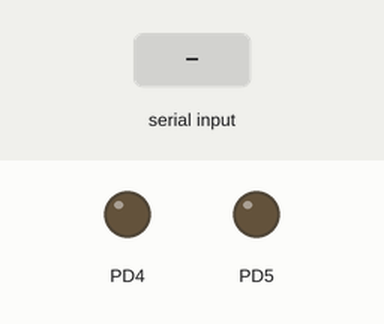
Recording of a program running on a simulated ATmega32, built with avr-gcc and emulated at 16 MHz (the files do not name the chip). Shown: output pins drawn as LEDs (lit = HIGH). The test bench sets the inputs (shaded band).

Above: at 1.2 s.
1.3 s: "1" received over Serial
At 2.5 s:
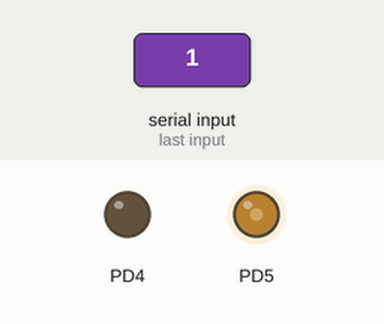
2.8 s: "0" received over Serial
At 3.9 s:
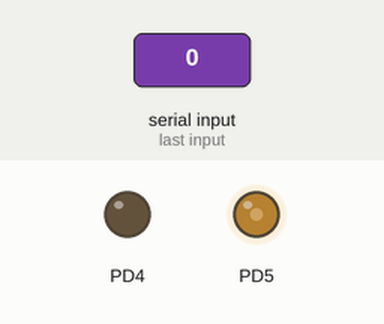
Timing chart, 0 to 5.8 s (numbered marks = the images above; inputs shaded):
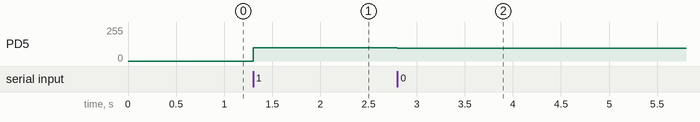

The program:

main.c
```c
/*
 * main.c
 *
 *  Created on: Apr 21, 2017
 *      Author: Mohamed Tarek
 */
#undef F_CPU
#define FCPU 16000000ul
#include "DIO.h"
#include "Registers.h"
#include "Datatypes.h"
#include "avr/interrupt.h"
#include "UART.h"
#include "Macros.h"
#include "Keypad.h"
#include "PWM1.h"
#include "Buzzer.h"
//#include "util/delay.h"
f32 read;
f32 x;

int main(void)
{
	UART_init();
	PWM_init();
	PWM_SetFreq(447);
	while(1)
	{

		x = (read*100)/127;
		PWM_SetDutyCycle1A(x);

		if(GET_BIT(UCSRA,7) == 0)
		{
//			PWM_SetDutyCycle1A(0);
//			read=0;
		}

	}
	return 0;
}
ISR(USART_RXC_vect)
{
	read = UART_ReadData();

}
```

ADC_cfg.h
```c
/*
 * ADC_cfg.h
 *
 *  Created on: Mar 31, 2017
 *      Author: Mohamed Tarek
 */

#ifndef ADC_CFG_H_
#define ADC_CFG_H_

#define LEFT 	1
#define RIGHT 	0
#define TRUE	1
#define FALSE	0

#define EXTERNAL_AREF	0b00000000
#define INTERNAL_AVCC	0b01000000
#define INTERNAL_2_56V	0b11000000

#define ADC0	0b00000000
#define ADC1	0b00000001
#define ADC2	0b00000010
#define ADC3	0b00000011
#define ADC4	0b00000100
#define ADC5	0b00000101
#define ADC6	0b00000110
#define ADC7	0b00000111

// Auto Trigger
#define FREE_RUNNING	0b00000000
#define ANALOG_COMPARATOR	0b00100000
#define EXTERNAL_INTERRUPT0	0b01000000

// Pre_scaler
#define PRE_16	0b00000100
#define PRE_32	0b00000101
#define PRE_64	0b00000110


#define SINGLE_CONVERSION	0b00000000
#define AUTO_TRIGGER		0b00100000

/* Configuration */

// ADMUX
#define REF_VOLTAGE_SOURCE	INTERNAL_AVCC
#define LEFT_ADJUST			FALSE
//#define INITIAL_CHANNEL		ADC2	// Select your channel from Select channel API

// ADCSRA
#define ADC_EN 			TRUE
#define SELECT_MODE		SINGLE_CONVERSION

#define ADC_INT_EN 		FALSE
#define ADC_PRESCALLER	PRE_64

#define TRIG_SOURCE		FREE_RUNNING
#endif /* ADC_CFG_H_ */
```

I2C_cfg.h
```c
/*
 * I2C_cfg.h
 *
 *  Created on: May 2, 2017
 *      Author: Mohamed Tarek
 */

#ifndef I2C_CFG_H_
#define I2C_CFG_H_
#define TRUE	1
#define FALSE	0

#define PRE_1	0
#define PRE_4	1
#define PRE_16	2
#define PRE_64	3

#define I2C_ENABLE	TRUE
#define INT_ENABLE	FALSE
#define ACK_ENABLE	TRUE		// If False will virtually disconnect the corresponding node

#define BIT_RATE	0x03			//F_CPU = 16M , TWBR =0x03, TWPS = 1,  SCL= F_CPU/(16+2(TWBR).4^TWPS), SCL = 400.000 kbps,
#define PRESCALER	PRE_1
#endif /* I2C_CFG_H_ */
```

Keypad_cfg.h
```c
/*
 * Keypad_cfg.h
 *
 *  Created on: Mar 12, 2017
 *      Author: Mohamed Tarek
 */

#ifndef KEYPAD_CFG_H_
#define KEYPAD_CFG_H_

#define OFF	0

#define R0 1
#define R1 OFF
#define R2	OFF
#define R3	OFF

#define C0 2
#define C1 OFF
#define C2	OFF
#define C3	OFF


#endif /* KEYPAD_CFG_H_ */
```

LCD_cfg.h
```c
/*
 * LCD_Cfg.h
 *
 *  Created on: Mar 10, 2017
 *      Author: Mohamed Tarek
 */

#ifndef LCD_CFG_H_
#define LCD_CFG_H_

#define	DATA_PORT	2
#define E_PIN		30		// in port A
#define	RS_PIN		31		// in port B


#endif /* LCD_CFG_H_ */
```

MotorRelay_cfg.h
```c
/*
 * MotorRelay_cfg.h
 *
 *  Created on: Mar 18, 2017
 *      Author: Mohamed Tarek
 */

#ifndef MOTORRELAY_CFG_H_
#define MOTORRELAY_CFG_H_


#define MotorPort 1
#define MotorPin1 1
#define MotorPin2 0


#endif /* MOTORRELAY_CFG_H_ */
```

PWM1_cfg.h
```c
/*
 * PWM1_cfg.h
 *
 *  Created on: Apr 9, 2017
 *      Author: Mohamed Tarek
 */

#ifndef PWM1_CFG_H_
#define PWM1_CFG_H_


#define PRESCALER_8		0b00000010
#define PRESCALER_64	0b00000011
#define PRESCALER_256 	0b00000100

#define OC1A 	0b10000000		// in Fast_PWM mode
#define OC1B	0b00100000		// in Fast_PWM mode
#define OC1AB	0b10100000

/* PWM Configuration */

// Select Prescaler and Pin
#define PRESCALER	PRESCALER_64
#define PWM_PINS	OC1AB


/***************************************************************************/

#if(PRESCALER == PRESCALER_64)
#define  PRESCALER_VALUE	64
#endif

#if(PRESCALER == PRESCALER_256)
#define  PRESCALER_VALUE	256
#endif


#endif /* PWM1_CFG_H_ */
```

Servo1_cfg.h
```c
/*
 * Servo1_cfg.h
 *
 *  Created on: Apr 14, 2017
 *      Author: Mohamed Tarek
 */

#ifndef SERVO1_CFG_H_
#define SERVO1_CFG_H_
#define  ON		1
#define  OFF	0


/* Servo Driver */		// Values for Both Servos
#define SERVO_FREQ			50 		// HZ
#define SERVO_PRESCALER		PRESCALER_64

/* Servo 1A */   // Connected to Pin OC1A
#define SERVO_1A				ON
#define DUTY_CYCLE1A_0DEG		0.75	// ms
#define DUTY_CYCLE1A_180DEG		2.5 	//ms


/* Servo 1B */  // Connected to Pin OC1B
#define SERVO_1B				OFF
#define DUTY_CYCLE1B_0DEG		0.65	// ms
#define DUTY_CYCLE1B_180DEG		2.1 	//ms
/***********************************************************************************/
// Note : GO in PWM_cfg and Set PWM PINS in PWM Drivers OC1A or OC1B or OC1AB & Prescaler
/***********************************************************************************/

//
//#if((SERVO_1A == ON) && (SERVO_1B == OFF))
//#define SERVO_PINS				OC1A
//#endif
//
//#if((SERVO_1B == ON) && (SERVO_1A == OFF))
//#define SERVO_PINS				OC1B
//#endif
//
//#if((SERVO_1A ==ON) && (SERVO1_1B == ON))		// Both Pins are ON
//#define	SERVO_PINS				OC1AB
//#endif


#endif /* SERVO1_CFG_H_ */
```

Timer0_cfg.h
```c
/*
 * Timer0_cfg.h
 *
 *  Created on: Apr 6, 2017
 *      Author: Mohamed Tarek
 */

#ifndef TIMER0_CFG_H_
#define TIMER0_CFG_H_

#define TRUE	1
#define FALSE	0

#define	OVF 0b00000000
#define CTC	0b00001000

#define DISCONNECTED	0b00000000
#define TOGGLE			0b00010000
#define CLEAR			0b00100000
#define SET				0b00110000

#define TIMER_OFF		0b00000000
#define NO_PRESCALING	0b00000001
#define PRESCALER_8		0b00000010
#define PRESCALER_64	0b00000011
#define PRESCALER_256	0b00000100
#define PRESCALER_1024	0b00000101

/* Configuration */
#define TIMER0_MODE		OVF
#define OC0_PIN_FUNC	DISCONNECTED
#define PRESCALER		PRESCALER_1024
#define TIMER0_INT_EN	TRUE
#define CTC_COMP_VALUE	128				// this is a non static configuration which can change through run time
/***********************************************************************/


#endif /* TIMER0_CFG_H_ */
```

UART_cfg.h
```c
/*
 * UART_cfg.h
 *
 *  Created on: Apr 25, 2017
 *      Author: Mohamed Tarek
 */

#ifndef UART_CFG_H_
#define UART_CFG_H_

#define ON 1
#define OFF	0
#define SYNCHRONOUS 	1
#define ASYNCHRONOUS	0
#define DISABLED		0b00000000
#define EVEN_PARITY		0b00100000
#define ODD_PARITY		0b00110000
#define ONE_BIT			0
#define TWO_BIT			1
#define	BIT_5			0b00000000
#define BIT_6			0b00000001
#define BIT_7			0b00000010
#define BIT_8			0b00000011
#define BIT_9			0b00000111
#define RATE_9600		103
/* UART Configuration */

#define MODE				ASYNCHRONOUS
#define TRANSMIT_EN			OFF
#define RECIEVE_EN			ON
#define PARITY_MODE			DISABLED
#define STOP_BIT			ONE_BIT
#define CHARACTER_SIZE		BIT_8
#define BAUD_RATE			RATE_9600	//bps
// Interrupt
#define TRANSMIT_INT_EN		OFF
#define RECIEVE_INT_EN		ON
#define UDR_EMPTY_INT_EN	OFF


#define DOUBLE_SPEED		OFF
#define MULTI_PROCESSOR		OFF


#endif /* UART_CFG_H_ */
```

ADC.c
```c
/*
 * ADC.c
 *
 *  Created on: Mar 31, 2017
 *      Author: Mohamed Tarek
 */

#include "Datatypes.h"
#include "ADC_cfg.h"
#include "Macros.h"
#include "Registers.h"


void ADC_init(void)
{
	ADMUX = REF_VOLTAGE_SOURCE | (LEFT_ADJUST<<5)  ;
	ADCSRA = (ADC_EN << 7) | SELECT_MODE | (ADC_INT_EN << 3) | ADC_PRESCALLER;

#if(SELECT_MODE == AUTO_TRIGGER)
	SFIOR = TRIG_SOURCE;
	#if(TRIG_SOURCE == FREE_RUNNING)
		SET_BIT(ADCSRA,6);
	#endif
#endif

#if(ADC_INT_EN == TRUE)
	SET_BIT(SREG,7);
#endif
}

void ADC_StartConversion(void)
{
	SET_BIT(ADCSRA,6);
#if((SELECT_MODE == AUTO_TRIGGER) && (TRIG_SOURCE == FREE_RUNNING))
#warning "Conversion already started in ADC_init Function"
#endif

}

u8 ADC_GetIntFlag(void)
{
	return GET_BIT(ADCSRA,4);
}

void ADC_ClearIntFlag(void)
{
#if(ADC_INT_EN == FALSE)
	SET_BIT(ADCSRA,4);
#endif
}

void ADC_DataAdjustment(u8 adj)
{
	if(adj == LEFT)
	{
		SET_BIT(ADMUX,5);
	}
	else if(adj == RIGHT)
	{
		CLEAR_BIT(ADMUX,5);
	}
	else{}
}

u16 ADC_Read_10Bit(void)
{
	return ADCLH;
}

u8 ADC_Read_8Bit_HIGH(void)
{
	return ADCH;

}
u8 ADC_Read_8Bit_LOW(void)
{
	return ADCL;

}

void ADC_SelectChannel(u8 Channel)
{
	u8 arr[8] = {ADC0,ADC1,ADC2,ADC3,ADC4,ADC5,ADC6,ADC7};
	ADMUX &=0b11110000;		// Clear previous channel
	ADMUX |= arr[Channel];
}
```

Buzzer.h
```c
/*
 * Buzzer.h
 *
 *  Created on: Mar 16, 2017
 *      Author: Mohamed Tarek
 */

#ifndef BUZZER_H_
#define BUZZER_H_

#undef F_CPU
#define F_CPU 16000000

void Buzzer_init();
void Buzzer_ON(u16 F_Tone);
void Buzzer_OFF();

#endif /* BUZZER_H_ */
```

Datatypes.h
```c
/*
 * Typedef.h
 *
 *  Created on: Mar 5, 2017
 *      Author: Mohamed Tarek
 */

#ifndef DATATYPES_H_
#define DATATYPES_H_

typedef unsigned char u8;
typedef signed char s8;
typedef unsigned int u16;
typedef signed int s16;
typedef long unsigned int u32;
typedef float f32;
typedef double f64;
#define INPUT	0
#define OUTPUT	1

struct Keypad
{
	u16 Button0 :1;
	u16 Button1 :1;
	u16 Button2 :1;
	u16 Button3 :1;
	u16 Button4 :1;
	u16 Button5 :1;
	u16 Button6 :1;
	u16 Button7 :1;
	u16 Button8 :1;
	u16 Button9 :1;
	u16 Button10 :1;
	u16 Button11 :1;
	u16 Button12 :1;
	u16 Button13 :1;
	u16 Button14 :1;
	u16 Button15 :1;
};


#endif /* DATATYPES_H_ */
```

EEPROM.c
```c
/*
 * EEPROM.c
 *
 *  Created on: May 5, 2017
 *      Author: Mohamed Tarek
 */


#include "Datatypes.h"
#include "Macros.h"
#include "DIO.h"

#include "I2C.h"

void EEPROM_Init(void)
{
	I2C_InitMaster();

	return;
}

void EEPROM_SaveData_InLocation(u8 Data, u16 Byte_Location)
{
	// Extract Page Location from Byte_Location (0 to 1023 locations)
	I2C_Start();

	I2C_Master_Send_SLA_WriteRequest( 0x50|((Byte_Location & 0x0300)>>8) );


	// Page Location(x and y) ( Bit 8 and 9 ) Extracted by anding of Byte_Location with (0x0300) (0000 0011 0000 0000) then shifted to right to be (0000 00xy)
	// then ored with 0x50 (0101 0000) to be (0101 00xy) so we have the sla which contain page no and device address (EEPROM)
	I2C_MasterSendData((u8)Byte_Location);		// Catsing

	// Casting of Byte_Location from u16 to u8 to get the byte location in the page ( in a page we have from 0 to 255 locations)
	I2C_MasterSendData(Data);		// Data is one Byte
	I2C_Stop();
	return;
}

u8 EEPROM_GiveData_InLocation(u16 Byte_Location)
{
	u8 Data;
	I2C_Start();
	I2C_Master_Send_SLA_WriteRequest( 0x50|((Byte_Location & 0x0300)>>8) );
	// Page Location(x and y) ( Bit 8 and 9 ) Extracted by anding of Byte_Location with (0x0300) (0000 0011 0000 0000) then shifted to right to be (0000 00xy)
	// then ored with 0x50 (0101 0000) to be (0101 00xy) so we have the sla which contain page no and device address (EEPROM)
	I2C_MasterSendData((u8) Byte_Location);	// Casting
	// Casting of Byte_Location from u16 to u8 to get the byte location in the page ( in a page we have from 0 to 255 locations)
	I2C_RepeatedStart();		// Repeated Start to change request
	I2C_Master_Send_SLA_ReadReuqest(0x50|((Byte_Location & 0x0300)>>8));
	Data = I2C_MasterReceiveData();
	return Data;
}
```

I2C.c
```c
/*
 * I2C.c
 *
 *  Created on: May 2, 2017
 *      Author: Mohamed Tarek
 */
#include "Registers.h"
#include "Macros.h"
#include "Datatypes.h"
#include "I2C_cfg.h"
#include "DIO.h"
// Single Master Multi Slave

// Master Transmitter Receiver
void I2C_InitMaster(void)
{
	// No Need for Slave Adderess because its a single master
	TWBR = BIT_RATE;
	TWCR = (ACK_ENABLE<<6) | (I2C_ENABLE<<2);
	return;
}


void I2C_Start(void)
{
	SET_BIT(TWCR,2);	// Enable TWI
	SET_BIT(TWCR,5);	// Start Condition
	SET_BIT(TWCR,7); 	// Clear Flag to start operation
	while(GET_BIT(TWCR,7) == 0);		// waiting the flag to be set and verify the operation
	CLEAR_BIT(TWCR,5);
	//	while((TWSR & 0xF8) !=	0x08 );			// Waiting Start Ack
	return ;
}

void I2C_Master_Send_SLA_WriteRequest(u8 SLA)		// Master specifies the Slave by address with write request.
{

	TWDR = (SLA << 1);	// SLA + W
//	CLEAR_BIT(TWDR,0);	// Write Request
//	SET_BIT(TWCR,2);	// Enable TWI
//	SET_BIT(TWCR,7);						// Clear Flag to Start Operation
	TWCR =0b11000100;
	while(GET_BIT(TWCR,7) == 0);
	while((TWSR & 0xF8) != 18)	// Check for the acknowledgment
	{

	}
	DIO_SetPinValue(3,7,1);
//	if((TWSR & 0xF8) != 0x18)  			// Hal Lazem astna Ack !!!!!!!!!!!!! ?
//	{
//		// error !!!!!!!!
//	}

	return;
}

void I2C_Master_Send_SLA_ReadReuqest(u8 SLA)		// Master specifies the Slave by address with read request
{
	SET_BIT(TWCR,2);	// Enable TWI
	TWDR = (SLA<<1);	// SLA + R
	SET_BIT(TWDR,0);	// Read Request
	SET_BIT(TWCR,7);						// Clear Flag to Start Operation
	while(GET_BIT(TWCR,7) == 0);		// Hal Lazem Astna El flag              >>>>>>>>>> Momken nt3aml m3 el interrupt of flag m3 el ACK
	if((TWSR & 0xF8) != 0x40)  			// Hal Lazem astna Ack !!!!!!!!!!!!! ?
	{
		// error !!!!!!!!
	}
	return;
}

void I2C_MasterSendData(u8 Data)
{
	TWDR = 5;
//	SET_BIT(TWCR,2);	// Enable TWI
//	SET_BIT(TWCR,7);						// Clear Flag to Start Operation
//	TWCR = SET_BIT(TWCR,7) | SET_BIT(TWCR,2);
	TWCR = (1<<7) | (1<<6) |(0x00)| (0x00) | (1<<2);

	while(GET_BIT(TWCR,7) == 0);


//	DIO_SetPinValue(3,7,1);
//	while( ((TWCR&(1<<7))>>7)  == 0);

//	while ((TWCR & (1<<7)));

	if((TWSR & 0xF8) != 0x28)  			// Hal Lazem astna Ack !!!!!!!!!!!!! ?
	{
		// error !!!!!!!!
	}
	return;
}

u8 I2C_MasterReceiveData(void)
{
	u8 Data;
//	SET_BIT(TWCR,7);					// clear flag to start reading
	while(GET_BIT(TWCR,7)  == 0);		// Wait until reading has been accomplished and flag set
	Data = TWDR;
	SET_BIT(TWCR,2);					// Enable TWI
	SET_BIT(TWCR,7);					// Clear Flag
	if((TWSR & 0xF8) != 0x50)  			// Hal Lazem astna Ack !!!!!!!!!!!!! ?
	{
		// error !!!!!!!!
	}
	return Data;
}

void I2C_RepeatedStart(void)
{
	SET_BIT(TWCR,2);			//Enable TWI
	SET_BIT(TWCR,5);			//Start Condition
	SET_BIT(TWCR,7);			// Clear Flag to start operation
	while(GET_BIT(TWCR,7)  == 0);		// Wait until restart has been accomplished and flag set
	if((TWSR & 0xF8) != 0x10)  			// Hal Lazem astna Ack !!!!!!!!!!!!! ?
	{
		// error !!!!!!!!
	}
	CLEAR_BIT(TWCR,5);
	return;
}

void I2C_Stop(void)
{
	SET_BIT(TWCR,2);			//Enable TWI
	SET_BIT(TWCR,4);			//Start Condition
	SET_BIT(TWCR,7);			// Clear Flag to start operation
}


// Slave Transmitter Receiver				( This Configurations for each Slave Unit )

void I2C_InitSlave(void)
{

//	TWCR =  0b01000100;
	TWAR =	0x01; 			// Machine Address
	TWCR = (ACK_ENABLE<<6) | (I2C_ENABLE<<2);


}

u8 I2C_SlaveReceiveData(void)
{
	u8 Data;
	while(GET_BIT(TWCR,7) ==0);			// Wait till TWDR is filled and INt flag is set
	Data = TWDR;
//	TWCR = SET_BIT(TWCR,7) | SET_BIT(TWCR,6) | SET_BIT(TWCR,2);		// Clear Flag , Enable Ack, Enable TWI
	SET_BIT(TWCR,7);
	SET_BIT(TWCR,6);
	SET_BIT(TWCR,2);
	//	TWCR = (1<<7) | (1<<6) | (1<<2);
	return Data;
}

void I2C_SlaveSendData(u8 Data)
{
	TWDR = Data;
//	TWCR = SET_BIT(TWCR,7) | SET_BIT(TWCR,6) | SET_BIT(TWCR,2);		// Clear Flag , Enable Ack, Enable TWI
	SET_BIT(TWCR,7);
	SET_BIT(TWCR,6);
	SET_BIT(TWCR,2);
	while(GET_BIT(TWCR,7) ==0);						// wait until operation is finished and flag is set

	// Check Ack , ele ana mesh shayef leh lazma 8er fe el interrupt bas
	return;
}


// Slave Master Check for master receive
// Slave Master Check for slave receive
```

I2C.h
```c
/*
 * I2C.h
 *
 *  Created on: May 2, 2017
 *      Author: Mohamed Tarek
 */

#ifndef I2C_H_
#define I2C_H_

void I2C_InitMaster(void);
void I2C_Start(void);
void I2C_Master_Send_SLA_WriteRequest(u8 SLA);
void I2C_Master_Send_SLA_ReadReuqest(u8 SLA);
void I2C_MasterSendData(u8 Data);
u8 I2C_MasterReceiveData(void);
void I2C_RepeatedStart(void);
void I2C_Stop(void);
void I2C_InitSlave(void);
u8 I2C_SlaveReceiveData(void);
void I2C_SlaveSendData(u8 Data);

#endif /* I2C_H_ */
```

Keypad.c
```c
/*
 * Keypad.c
 *
 *  Created on: Mar 12, 2017
 *      Author: Mohamed Tarek
 */

#include "Datatypes.h"
#include "Keypad_cfg.h"
#include "DIO.h"

void Keypad_init(void){
#if(R0 != OFF)
	DIO_PinDirection(R0,OUTPUT);
#endif
#if(R1 != OFF)
	DIO_PinDirection(R1,OUTPUT);
#endif
#if(R2 != OFF)
	DIO_PinDirection(R2,OUTPUT);
#endif
#if(R3 != OFF)
	DIO_PinDirection(R3,OUTPUT);
#endif
#if(C0 != OFF)
	DIO_PinDirection(C0,INPUT);
	DIO_PinValue(C0,1);		// Pull up resistance enable
#endif
#if(C1 != OFF)
	DIO_PinDirection(C1,INPUT);
	DIO_PinValue(C1,1);		// Pull up resistance enable
#endif
#if(C2 != OFF)
	DIO_PinDirection(C2,INPUT);
	DIO_PinValue(C2,1);		// Pull up resistance enable
#endif
#if(C3 != OFF)
	DIO_PinDirection(C3,INPUT);
	DIO_PinValue(C3,1);		// Pull up resistance enable
#endif

}

u8 Keypad_ReadButton(u8 Button_Number){
	u8 arr_row[4] = {R0,R1,R2,R3};
	u8 arr_col[4] = {C0,C1,C2,C3};
	u8 Return_Value;
	u8 row,col;
	row = Button_Number / 4;
	col = Button_Number % 4;

	DIO_PinValue(R0,1);
	DIO_PinValue(R1,1);
	DIO_PinValue(R2,1);
	DIO_PinValue(R3,1);

	DIO_PinValue(arr_row[row],0);
	Return_Value = DIO_GetPin(arr_col[col]);
	return Return_Value;
}

struct Keypad Keypad_Scan(void){
	u8 arr_row[4] = {R0,R1,R2,R3};
	u8 arr_col[4] = {C0,C1,C2,C3};
	u8 row,col,i;
	struct Keypad Mykeypad;
	u8 arr[16];

	for(i=0 ; i<16;i++)
	{
		row = i / 4;
		col = i % 4;

		DIO_PinValue(R0,1);
		DIO_PinValue(R1,1);
		DIO_PinValue(R2,1);
		DIO_PinValue(R3,1);
		DIO_PinValue(arr_row[row],0);
		arr[i] = DIO_GetPin(arr_col[col]);

	}
		Mykeypad.Button0 = arr[0];
		Mykeypad.Button1 = arr[1];
		Mykeypad.Button2 = arr[2];
		Mykeypad.Button3 = arr[3];
		Mykeypad.Button4 = arr[4];
		Mykeypad.Button5 = arr[5];
		Mykeypad.Button6 = arr[6];
		Mykeypad.Button7 = arr[7];
		Mykeypad.Button8 = arr[8];
		Mykeypad.Button9 = arr[9];
		Mykeypad.Button10 = arr[10];
		Mykeypad.Button11 = arr[11];
		Mykeypad.Button12 = arr[12];
		Mykeypad.Button13 = arr[13];
		Mykeypad.Button14 = arr[14];
		Mykeypad.Button15 = arr[15];

		return Mykeypad;
}
```

Keypad.h
```c
/*
 * Keypad.h
 *
 *  Created on: Mar 12, 2017
 *      Author: Mohamed Tarek
 */

#ifndef KEYPAD_H_
#define KEYPAD_H_

void Keypad_init(void);
u8 Keypad_ReadButton(u8 Button_Number);
struct Keypad Keypad_Scan(void);
#endif /* KEYPAD_H_ */
```

Macros.h
```c
/*
 * Macros.h
 *
 *  Created on: Mar 4, 2017
 *      Author: Mohamed Tarek
 */

#ifndef MACROS_H_
#define MACROS_H_

#define SET_BIT(R,BIT_NUMBER) R|=(1<<BIT_NUMBER)
#define CLEAR_BIT(R,BIT_NUMBER) R&=~(1<<BIT_NUMBER)
#define TOGGLE_BIT(R,BIT_NUMBER) R^=(1<<BIT_NUMBER)
#define GET_BIT(R,BIT_NUMBER) ((R&(1<<BIT_NUMBER))>>BIT_NUMBER)

#endif /* MACROS_H_ */
```

MotorRelay.h
```c
/*
 * MotorRelay.h
 *
 *  Created on: Mar 18, 2017
 *      Author: Mohamed Tarek
 */

#ifndef MOTORRELAY_H_
#define MOTORRELAY_H_


#define STOP 0
#define RIGHT 1
#define LEFT 2

void MotorRelay_init(void);
void MotorRelay_Right(void);
void MotorRelay_Left(void);
void MotorRelay_Free(void);
void MotorRelay_Break(void);
u8 MotorRelay_Status(void);


#endif /* MOTORRELAY_H_ */
```

Source omitted: LCD.c (1956 bytes), Motor_Relay.c (988 bytes), PWM1.c (1368 bytes), PWM1.h (272 bytes), Servo1.c (1098 bytes), Servo1.h (289 bytes), Timer0.c (1100 bytes), UART.c (1192 bytes), UART.h (216 bytes), DIO.c (2613 bytes), DIO.h (797 bytes), Registers.h (1664 bytes)

Measured:
- after the input at 1.3 s, PD5: 0/255 → 98/255 at once
- after the input at 2.8 s, PD5: 98/255 → 96/255 at once
